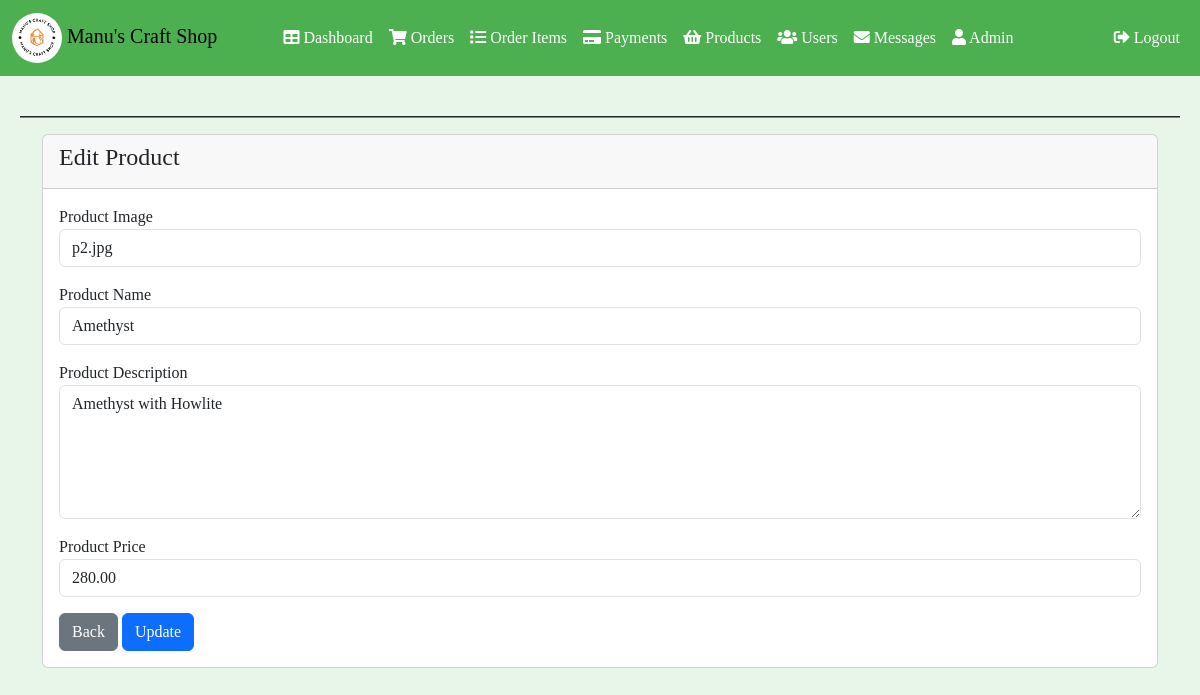
Screenshot of /admin/edit_product.php?product_id=2 (signed in) with the database file from the repository.
### tables this page shows
CREATE TABLE `products` (
  `product_id` int(11) NOT NULL,
  `product_name` varchar(100) NOT NULL,
  `product_description` varchar(255) NOT NULL,
  `product_image` varchar(255) NOT NULL,
  `product_price` decimal(6,2) NOT NULL
);

### admin/edit_product.php (the view, shortened to what this page needs)
<?php
include '../server/connection.php';
if(isset($_GET['product_id'])){
    $product_id = $_GET['product_id'];
    $result = $conn->prepare("SELECT * FROM products WHERE product_id = ?");
    $result->bind_param('i', $product_id);
    $result->execute();
    $products = $result->get_result();
}
else{
    header('Location: products.php');
    exit();
}
?>
<?php include('header.php') ?>
<section>
    <div class="container">
        <div class="row">
            <div class="col-sm-12">
                <div class="card">
                    <div class="card-header">
                        <h4>Edit Product</h4>
                    </div>
                    <div class="card-body">
                        <form action="edit_product.php?product_id=<?php echo $product_id; ?>" method="post">
                            <?php foreach($products as $row ) { ?>
                                <div class="form-group mb-3">
                                    <label for="product_image">Product Image</label>
                                    <input type="text" class="form-control" id="product_image" value="<?php echo $row['product_image']; ?>" name="product_image" required>
                                </div>
                                <div class="form-group mb-3">
                                    <label for="product_name">Product Name</label>
                                    <input type="text" class="form-control" id="product_name" value="<?php echo $row['product_name']; ?>" name="product_name" >
                                </div>
                                <div class="form-group mb-3">
                                    <label for="product_description">Product Description</label>
                                    <textarea class="form-control" cols="30" rows="5"  id="product_description" name="product_description" ><?php echo $row['product_description']; ?></textarea>
                                </div>
                                <div class="form-group mb-3">
                                    <label for="product_price">Product Price</label>
                                    <input type="number" step="0.01" min="0" class="form-control" id="product_price" value="<?php echo $row['product_price']; ?>" name="product_price" >
                                </div>
                                <div class="form-group">
                                    <a href="products.php" class="btn btn-secondary">Back</a>
                                    <input type="submit" class="btn btn-primary" name="update" value="Update">
                                </div>
                            <?php } ?>
                        </form>
                    </div>
                </div>
            </div>
        </div>
    </div>
</section>
<?php include('footer.php') ?>

### admin/header.php (style rules this page uses)
* { margin: 0; padding: 0; box-sizing: border-box; font-family: 'Poppins, San Serif'; }
body { display: flex; height: 100vh; flex-direction: column; }

### rows the page displays
products: product_image "p2.jpg", product_name "Amethyst", product_description "Amethyst with Howlite", product_price "280.00"
